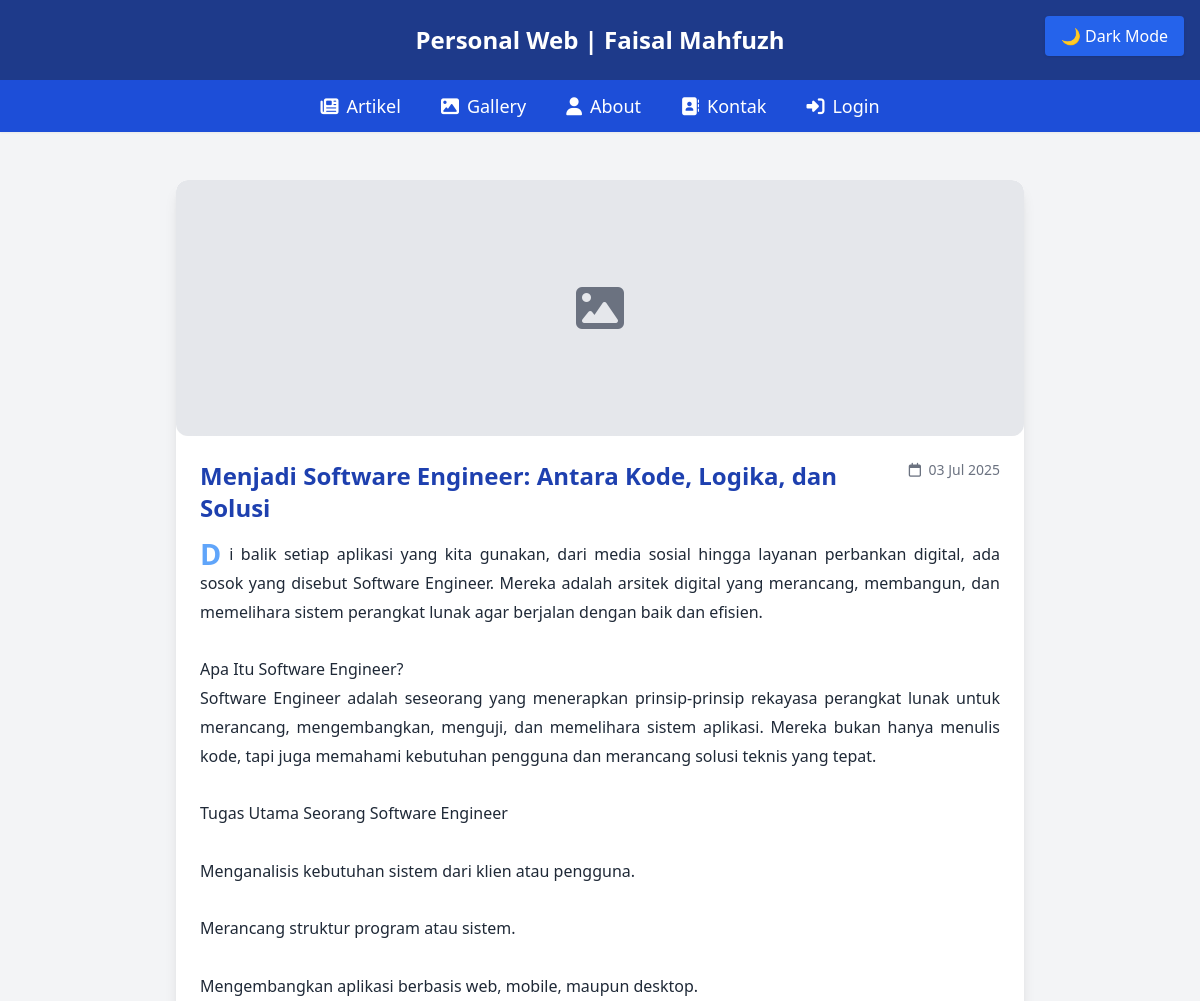
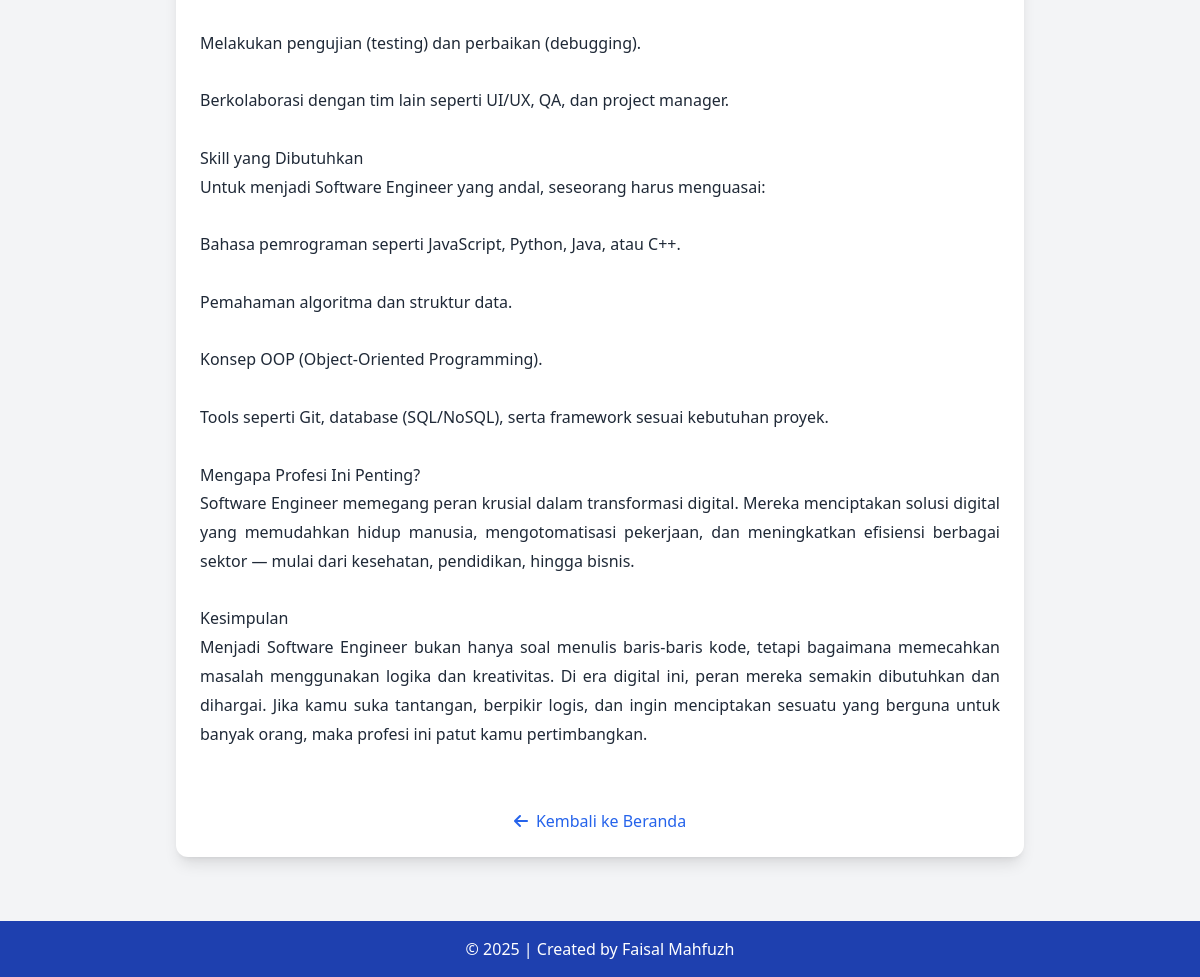
Page /detail_artikel.php?id=12 on the committed database (2 pictures, top to bottom).
### tables this page shows
CREATE TABLE `tbl_artikel` (
  `id_artikel` int(11) NOT NULL,
  `nama_artikel` varchar(255) NOT NULL,
  `isi_artikel` text NOT NULL,
  `gambar` varchar(100) DEFAULT NULL,
  `tanggal` date DEFAULT NULL,
  `penulis` varchar(100) DEFAULT NULL,
  `id_kategori` int(11) DEFAULT NULL
);

### detail_artikel.php (the view, shortened to what this page needs)
<?php
include "koneksi.php";
$id = intval($_GET['id']);
$sql = "SELECT * FROM tbl_artikel WHERE id_artikel = $id";
$query = mysqli_query($db, $sql);
$data = mysqli_fetch_assoc($query);
?>
<!DOCTYPE html>
<html lang="id">
<head>
  <script src="https://cdn.tailwindcss.com"></script>
  <link rel="stylesheet" href="https://cdnjs.cloudflare.com/ajax/libs/font-awesome/6.4.0/css/all.min.css">
</head>
<body class="bg-gray-100 dark:bg-gray-900 text-gray-800 dark:text-gray-100 font-sans transition-colors duration-300">
  <div class="fixed top-4 right-4 z-50">
    <button onclick="toggleDarkMode()" id="darkModeBtn" class="bg-blue-600 hover:bg-blue-700 text-white px-4 py-2 rounded shadow transition-colors duration-300">
    </button>
  </div>
  <header class="bg-blue-900 dark:bg-gray-800 text-white text-center p-6 text-2xl font-bold">
    Personal Web | Faisal Mahfuzh
  </header>
  <nav class="bg-blue-700 dark:bg-gray-700 text-white py-3 shadow-sm sticky top-0 z-40">
    <ul class="flex justify-center space-x-10 font-medium text-lg">
      <li><a href="index.php" class="hover:underline"><i class="fas fa-newspaper mr-2"></i>Artikel</a></li>
      <li><a href="gallery.php" class="hover:underline"><i class="fas fa-image mr-2"></i>Gallery</a></li>
      <li><a href="about.php" class="hover:underline"><i class="fas fa-user mr-2"></i>About</a></li>
      <li><a href="kontak.php" class="hover:underline"><i class="fas fa-address-book mr-2"></i>Kontak</a></li>
      <li><a href="admin/login.php" class="hover:underline"><i class="fas fa-sign-in-alt mr-2"></i>Login</a></li>
    </ul>
  </nav>
  <main class="max-w-4xl mx-auto p-6 mt-6">
    <div class="bg-white dark:bg-gray-800 rounded-xl shadow-lg overflow-hidden transition">
      <?php if (!empty($data['gambar'])):
        $gambarPath = "uploads/" . htmlspecialchars($data['gambar']);
        if (file_exists($gambarPath)): ?>
          <img src="<?= $gambarPath ?>"
               alt="<?= htmlspecialchars($data['nama_artikel']) ?>"
               class="w-full h-96 object-cover article-image">
        <?php else: ?>
          <div class="bg-gray-200 border-2 border-dashed rounded-xl w-full h-64 flex items-center justify-center text-gray-500">
            <i class="fas fa-image text-5xl"></i>
          </div>
        <?php endif; ?>
      <?php else: ?>
        <div class="bg-gray-200 dark:bg-gray-700 border-2 border-dashed rounded-xl w-full h-64 flex items-center justify-center text-gray-500 dark:text-gray-400">
          <i class="fas fa-image text-5xl"></i>
        </div>
      <?php endif; ?>
      <div class="p-6">
        <div class="flex justify-between items-start mb-4">
          <h1 class="text-2xl font-bold text-blue-800 dark:text-blue-400">
            <?= htmlspecialchars($data['nama_artikel']) ?>
          </h1>
          <span class="text-sm text-gray-500 dark:text-gray-400 whitespace-nowrap">
            <i class="far fa-calendar mr-1"></i> <?= date('d M Y', strtotime($data['tanggal'])) ?>
          </span>
        </div>
        <article class="prose prose-lg max-w-none dark:prose-invert">
          <div class="justify-text">
            <?= nl2br(htmlspecialchars($data['isi_artikel'])) ?>
          </div>
        </article>
        <div class="mt-8 text-center">
          <a href="index.php" class="inline-flex items-center text-blue-600 dark:text-blue-400 hover:text-blue-800 dark:hover:text-blue-300 transition-colors">
            <i class="fas fa-arrow-left mr-2"></i> Kembali ke Beranda
          </a>
        </div>
      </div>
    </div>
  </main>
  <footer class="bg-blue-800 dark:bg-gray-800 text-white text-center py-4 mt-10">
    &copy; <?php echo date('Y'); ?> | Created by Faisal Mahfuzh
  </footer>
</body>
</html>

### detail_artikel.php (style rules this page uses)
.justify-text { text-align: justify; line-height: 1.8; }
.justify-text::first-letter { font-size: 1.8rem; font-weight: bold; color: #60a5fa; float: left; margin-right: 8px; line-height: 1; }

### rows in the picture
tbl_artikel: nama_artikel "Menjadi Software Engineer: Antara Kode, Logika, dan Solusi", tanggal "03 Jul 2025", isi_artikel "Di balik setiap aplikasi yang kita gunakan, dari media sosial hingga layanan perbankan digital, ada sosok yang disebut Software Engineer. Mereka adalah arsitek digital yang merancang, membangun, dan memelihara sistem perangkat lunak agar berjalan dengan baik dan efisien. Apa Itu Software Engineer? Software Engineer adalah seseorang yang menerapkan prinsip-prinsip rekayasa perangkat lunak untuk merancang, mengembangkan, menguji, dan memelihara sistem aplikasi. Mereka bukan hanya menulis kode, tapi juga memahami kebutuhan pengguna dan merancang solusi teknis yang tepat. Tugas Utama Seorang Software Engineer Menganalisis kebutuhan sistem dari klien atau pengguna. Merancang struktur program…"
